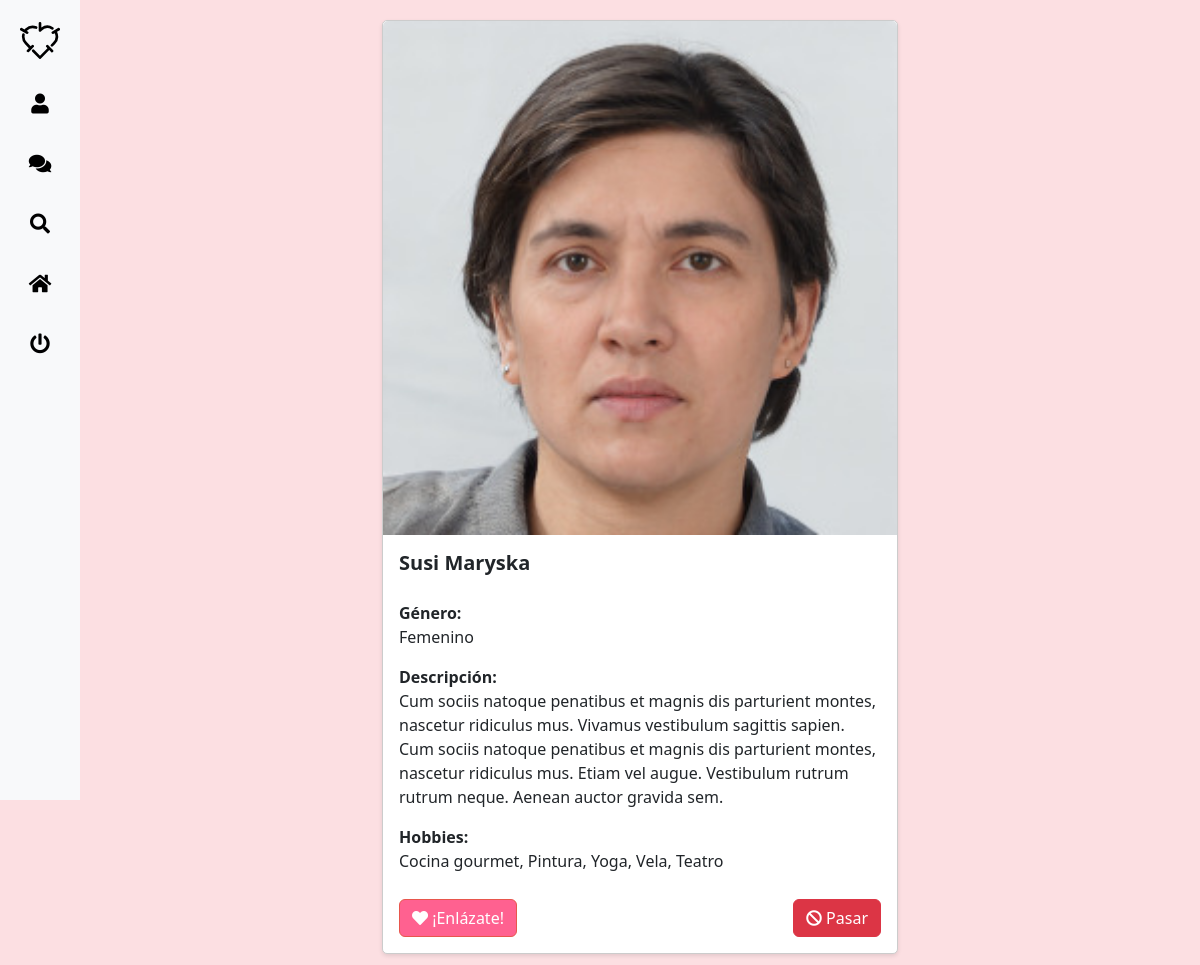
The app's page /explorar.php (signed in) with its own data.
### tables this page shows
CREATE TABLE `twn_users` (
  `id` int(11) NOT NULL,
  `first_name` varchar(64) NOT NULL,
  `last_name` varchar(64) DEFAULT NULL,
  `gender_id` varchar(3) DEFAULT NULL,
  `description` text DEFAULT NULL,
  `screen_name` varchar(64) NOT NULL,
  `email` varchar(64) NOT NULL,
  `gold_sub` tinyint(1) NOT NULL DEFAULT 0,
  `password` varchar(64) NOT NULL,
  `is_banned` tinyint(4) NOT NULL,
  `confirmation_code` varchar(255) DEFAULT NULL,
  `hobbies` varchar(255) DEFAULT NULL
);

CREATE TABLE `twn_genders` (
  `id` varchar(3) NOT NULL,
  `name` varchar(32) NOT NULL
);

### models/user_model.php (called while the page is built, shortened)
<?php
class UserModel
{
    private $conn;
    function __construct($conn)
    {
        $this->conn = $conn;
    }
    public function getRejectedProfiles($userId)
    {
        $query = "SELECT user2_id FROM twn_rejects WHERE user1_id = $userId
                  UNION
                  SELECT user1_id FROM twn_rejects WHERE user2_id = $userId";
        $result = mysqli_query($this->conn, $query);
        if ($result && mysqli_num_rows($result) > 0) {
            $rejectedProfiles = [];
            while ($row = mysqli_fetch_assoc($result)) {
                $rejectedProfiles[] = $row['user2_id'];
            }
            return $rejectedProfiles;
        } else {
            return [];
        }
    }
    private function hasInterestedIn($userId)
    {
        $interestedInQuery = "SELECT gender_id FROM twn_interested_in WHERE user_id = ?";
        $stmtInterestedIn = $this->conn->prepare($interestedInQuery);
        $stmtInterestedIn->bind_param("i", $userId);
        $stmtInterestedIn->execute();
        $interestedInResult = $stmtInterestedIn->get_result();
        if ($interestedInResult && $interestedInResult->num_rows > 0) {
            $interestedInRow = $interestedInResult->fetch_assoc();
            return $interestedInRow['gender_id'];
        }
        return "";
    }
    private function hasHobbies($userId)
    {
        $hobbiesQuery = "SELECT hobbies FROM twn_users WHERE id = ?";
        $stmtHobbies = $this->conn->prepare($hobbiesQuery);
        $stmtHobbies->bind_param("i", $userId);
        $stmtHobbies->execute();
        $hobbiesResult = $stmtHobbies->get_result();
        if ($hobbiesResult && $hobbiesResult->num_rows > 0) {
            $hobbiesRow = $hobbiesResult->fetch_assoc();
            return $hobbiesRow['hobbies'];
        }
        return "";
    }
    public function getRandomProfile($userId, $attempt = 0)
    {
        $rejectedProfiles = $this->getRejectedProfiles($userId);
        $interestedInGenderId = $this->hasInterestedIn($userId);
        $userHobbies = $this->hasHobbies($userId);
        $randomProfile = $this->getRandomProfileWithFilters($userId, $interestedInGenderId, $userHobbies, $rejectedProfiles);
        return $randomProfile;
    }
    private function getRandomProfileWithFilters($userId, $interestedInGenderId, $userHobbies, $rejectedProfiles)
    {
        $randomProfileQuery = "SELECT u.*, p.link, g.name AS gender_name
                               FROM twn_users u
                               JOIN twn_user_photo p ON u.id = p.user_id
                               JOIN twn_genders g ON u.gender_id = g.id
                               WHERE u.id != ?";
        $params = [$userId];
        $paramTypes = "i";
        if (!empty($interestedInGenderId)) {
            if ($interestedInGenderId == "B") {
                $randomProfileQuery .= " AND (u.gender_id = 'M' OR u.gender_id = 'F')";
            } else {
                $randomProfileQuery .= " AND u.gender_id = ?";
                $params[] = $interestedInGenderId;
                $paramTypes .= "s";
            }
        }
        if (!empty($userHobbies)) {
            $randomProfileQuery .= " AND (";
            $hobbiesArray = explode(",", $userHobbies);
            $numHobbies = count($hobbiesArray);
            for ($i = 0; $i < $numHobbies; $i++) {
                $randomProfileQuery .= "u.hobbies LIKE ?";
                $params[] = "%" . $hobbiesArray[$i] . "%";
                $paramTypes .= "s";
                if ($i < $numHobbies - 1) {
                    $randomProfileQuery .= " OR ";
                }
            }
            $randomProfileQuery .= ")";
        }
        $randomProfileQuery .= " ORDER BY RAND()";
        $stmtRandomProfile = $this->conn->prepare($randomProfileQuery);
        $stmtRandomProfile->bind_param($paramTypes, ...$params);
        $stmtRandomProfile->execute();
        $randomProfileResult = $stmtRandomProfile->get_result();
        while ($row = $randomProfileResult->fetch_assoc()) {
            if (!in_array($row['id'], $rejectedProfiles)) {
                return $row;
            }
        }
        return null;
    }
}

### explorar.php (the view, shortened to what this page needs)
<?php
require_once "models/user_model.php";
$userModel = new UserModel($conn);
$userModel->checkBan();
$randomProfile = $userModel->getRandomProfile($_SESSION["user_id"]);
?>
<!DOCTYPE html>
<html lang="es">
<head>
    <link rel="stylesheet" type="text/css" href="helpers/bootstrap-5.3.0-alpha1-dist/css/bootstrap.min.css" />
    <link rel="stylesheet" href="https://cdnjs.cloudflare.com/ajax/libs/font-awesome/5.15.4/css/all.min.css">
    <link rel="stylesheet" type="text/css" href="style.css" />
    <link rel="stylesheet" href="https://cdnjs.cloudflare.com/ajax/libs/toastr.js/latest/css/toastr.min.css">
</head>
<body>
    <div class="sidebar" id="sidebar">
        <div class="sidebar-logo">
            <a href="home.php">
                <img src="images/logo_vf.svg">
            </a>
        </div>
        <ul class="sidebar-icons">
            <li>
                <a href="perfil.php">
                    <span class="icon"><i class="fas fa-user"></i></span>
                </a>
            </li>
            <li>
                <a href="chats.php">
                    <span class="icon"><i class="fas fa-comments"></i></span>
                </a>
            </li>
            <li>
                <a href="explorar.php">
                    <span class="icon"><i class="fas fa-search"></i></span>
                </a>
            </li>
            <li>
                <a href="index.php">
                    <span class="icon"><i class="fas fa-home"></i></span>
                </a>
            </li>
            <li>
                <a href="logout.php">
                    <span class="icon"><i class="fas fa-power-off"></i></span>
                </a>
            </li>
        </ul>
    </div>
    <div class="content">
        <div class="container">
            <div class="row justify-content-center">
                <div class="col-md-6">
                    <div class="card-deck">
                        <?php if ($randomProfile) : ?>
                            <div class="card">
                                <img style="display: block; margin: 0 auto;" src="<?php echo $randomProfile['link'] ? $randomProfile['link'] : 'chat_imgs/user_pics/default.png'; ?>" class="card-img-top" alt="Foto de perfil">
                                <div class="card-body">
                                    <h5 class="card-title">
                                        <strong>
                                            <p id="pfname"><?php echo $randomProfile['first_name'] . " " . $randomProfile['last_name']; ?></p>
                                        </strong>
                                    </h5>
                                    <strong>Género: </strong>
                                    <p id="gender"><?php echo $randomProfile['gender_name']; ?></p>
                                    <div class="form-group card-description">
                                        <strong>Descripción:</strong><br />
                                        <p id="description"> <?php echo $randomProfile['description']; ?></p>
                                    </div>
                                    <div class="form-group card-description">
                                        <strong>Hobbies:</strong><br />
                                        <p id="hobbies"> <?php echo $randomProfile['hobbies']; ?></p>
                                    </div>
                                    <div class="card-buttons">
                                        <button id="mBtn" data-profile-id="<?php echo $randomProfile['id']; ?>" onclick="matchProfile(this)" class="btn btn-primary">
                                            <i class="fas fa-heart"></i> ¡Enlázate!
                                        </button>
                                        <button id="rBtn" data-profile-id="<?php echo $randomProfile['id']; ?>" onclick="rejectProfile(this)" class="btn btn-danger">
                                            <i class="fas fa-ban"></i> Pasar
                                        </button>
                                    </div>
                                </div>
                            </div>
                        <?php else : ?>
                            <p>No se encontraron perfiles disponibles.</p>
                        <?php endif; ?>
                    </div>
                </div>
            </div>
        </div>
    </div>
</body>
</html>

### style.css (style rules this page uses)
body { margin: 0; }
.btn-primary { --bs-btn-color: #fff; --bs-btn-bg: #ff6190; --bs-btn-border-color: #E8564D; --bs-btn-hover-color: #fff; --bs-btn-hover-bg: #940242; --bs-btn-hover-border-color: #ff6190; --bs-btn-focus-shadow-rgb: 49, 132, 253; --bs-btn-active-color: #fff; --bs-btn-active-bg: #ff92c6; --bs-btn-active-border-color: #940242; --bs-btn-active-shadow: inset 0 3px 5px #00000020; --bs-btn-disabled-color: #fff; --bs-btn-disabled-bg: #ffbfe9; --bs-btn-disabled-border-color: #fd84d3; }

### explorar.php (style rules this page uses)
body { margin: 0; padding: 0; background-color: #fcdfe2; }
.sidebar { position: fixed; top: 0; left: 0; height: 100vh; width: 80px; background-color: #f8f9fa; transition: width 0.3s ease-in-out; z-index: 999; }
.sidebar-logo { text-align: center; padding: 20px; color: #000; font-size: 24px; }
.sidebar-icons { padding: 20px; list-style: none; margin: 0; padding: 0; }
.sidebar-icons li { margin-bottom: 10px; text-align: center; }
.sidebar-icons a { color: #000; font-size: 20px; display: inline-block; vertical-align: middle; text-decoration: none; padding: 10px; display: flex; align-items: center; justify-content: center; }
.content { margin-left: 80px; padding: 20px; display: flex; justify-content: center; align-items: center; }
.card { margin-bottom: 20px; border: 1px solid #ccc; border-radius: 5px; box-shadow: 0 2px 4px rgba(0, 0, 0, 0.1); max-width: 600px; }
.card-body { display: flex; flex-direction: column; justify-content: space-between; }
.card-title { font-size: 20px; margin-bottom: 10px; }
.card-description { flex-grow: 1; }
.card-buttons { display: flex; justify-content: space-between; margin-top: 10px; }

### records on screen
twn_users: first_name "Susi", last_name "Maryska", description "Cum sociis natoque penatibus et magnis dis parturient montes, nascetur ridiculus mus. Vivamus vestibulum sagittis sapien. Cum sociis natoque penatibus et magnis dis parturient montes, nascetur ridiculus mus. Etiam vel augue. Vestibulum rutrum rutrum neque. Aenean auctor gravida sem.", hobbies "Cocina gourmet, Pintura, Yoga, Vela, Teatro"
twn_genders: name "Femenino"
